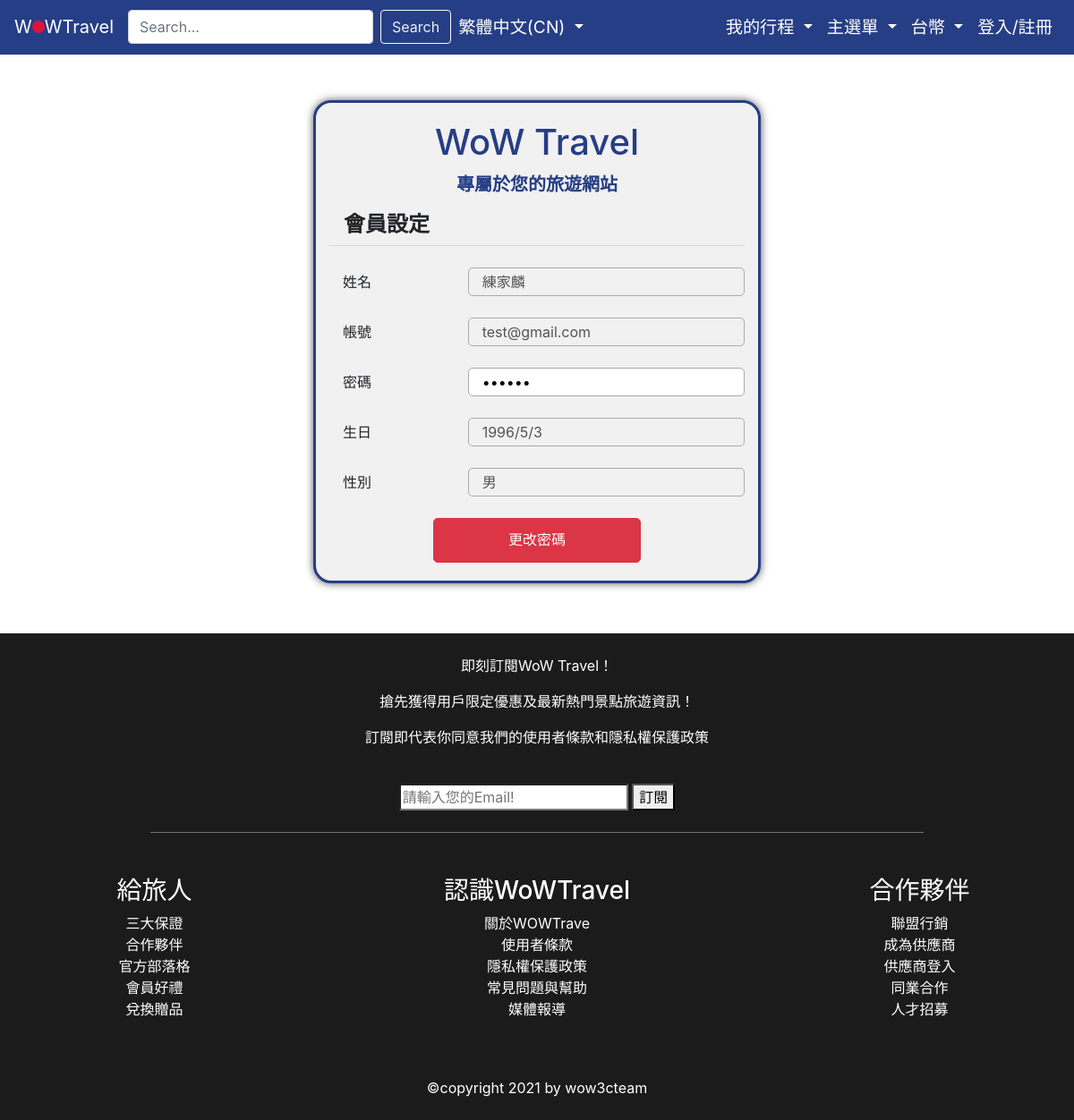
/member (signed in), run on an earlier commit of the app's database.
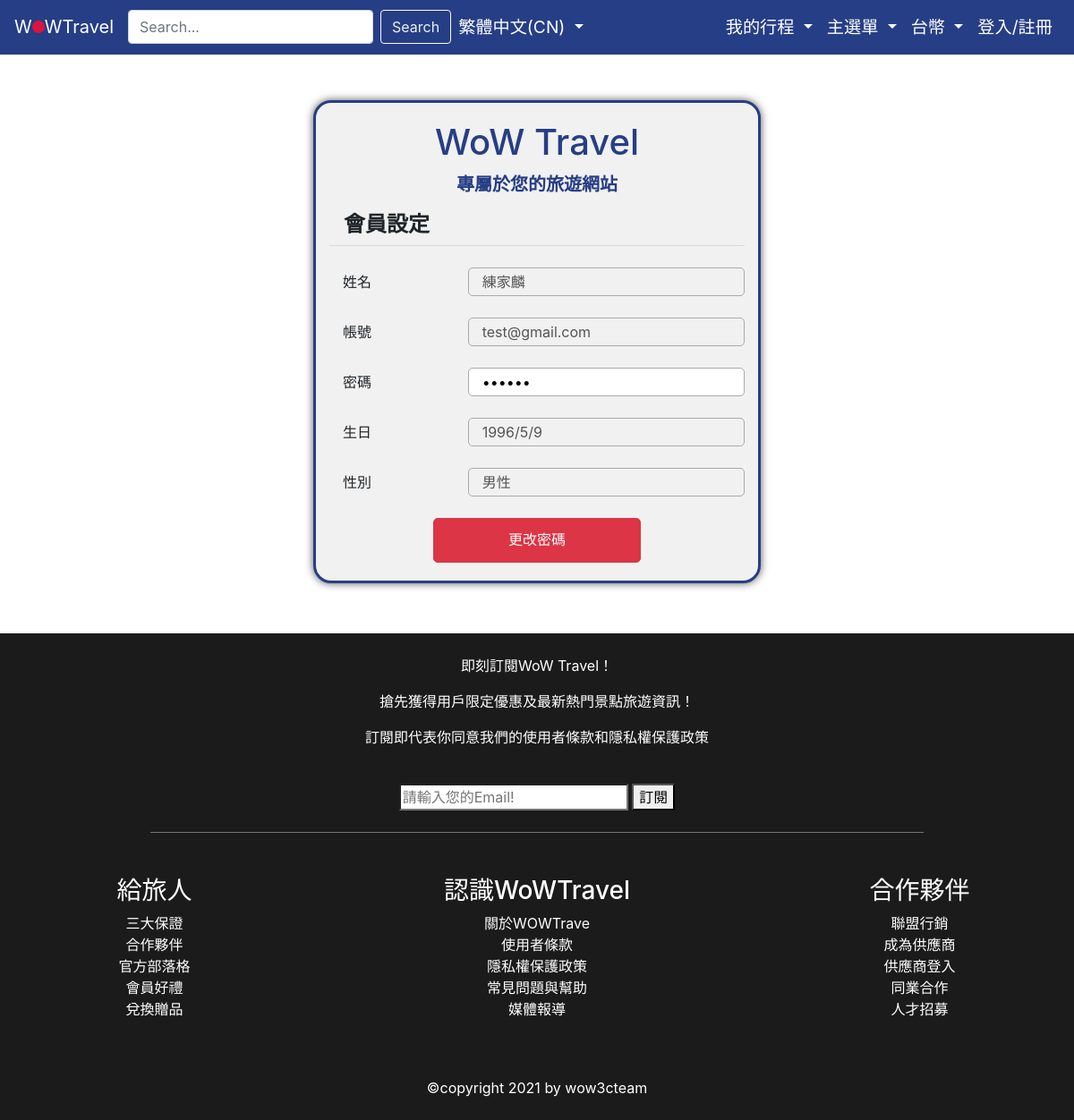
And on a later commit of the database.
### tables this page shows
CREATE TABLE member (
                    id INTEGER PRIMARY KEY AUTOINCREMENT,
                    name TEXT NOT NULL,
                    email TEXT NOT NULL,
                    password TEXT NOT NULL,
                    birthday INTEGER NOT NULL,
                    age INTEGER NOT NULL,
                    gender TEXT NOT NULL
                );

### main.py (the view)
@app.route('/member')
def member():
    if 'LoggedIn' in session:
        email = session['email']
        password = session['password']
        row = DB.get_member_by_login(email, password)
        return render_template('member.html', row=row)
    return redirect(url_for('log_in'))

### db.py (called while the page is built)
    def get_member_by_login(self, email, password):
        cursor = self.con.execute(
            """
            SELECT * FROM member
            WHERE email = ? AND password = ?;
            """, (email, password)
        )
        return cursor.fetchone()

### templates/member.html (shortened to what this page needs)
{% extends "index.html" %} {% block title %} - 會員登入{% endblock %}  {% block script %} {% endblock %} {% block alert %}{% endblock %} {% block content %}
<div class="container rwd d-flex flex-column">
    <div class="welcome-text d-flex flex-column">
        <h1>WoW Travel</h1>
        <p>專屬於您的旅遊網站</p>
    </div>
    <div class="d-flex flex-column">
        <div class="d-flex">
            <h4 class="pl-3 font-weight-bold">會員設定</h4>
        </div>
        <hr class="m-0 w-100" />
    </div>
    <form class="d-flex flex-column" action="{{url_for('update')}}" method="POST">
        <div class="my-4  d-flex">
            <label class="col-4">姓名</label>
            <input class="col-8 input-border" type="text" name="name" value="{{ row[1] }}" disabled>
        </div>
        <div class="mb-4 d-flex">
            <label class="col-4">帳號</label>
            <input class="col-8 input-border" type="email" name="email" value="{{ row[2] }}" disabled>
        </div>
        <div class="mb-4 d-flex">
            <label class="col-4" for="password">密碼</label>
            <input class="col-8 input-border" type="password" name="password" value="{{ row[3] }}" id="password" pattern="^(?=.{6,})(?=.*\d)(?=.*[a-z])(?=.*[A-Z])(?!.*[\W]).*$" title="密碼長度須6碼以上，並至少包含一個大寫、小寫字母和數字，不能使用特殊符號" required>
        </div>
        <div class="mb-4 d-flex">
            <label class="col-4">生日</label>
            <input class="col-8 input-border" value="{{ row[4] }}" id="birthday" disabled>
        </div>
        <div class="mb-4 d-flex">
            <label class="col-4" for="gender">性別</label>
            <input class="col-8 input-border" value="{{ row[6] }}" id="gender" disabled>
        </div>
        <button class="logout w-50 btn btn-danger text-white align-self-center">更改密碼</button>
    </form>
</div>
{% endblock %}

### templates/index.html (shortened to what this page needs)
<!doctype html>
<html lang="en">
<head>
    <link rel="stylesheet" href="https://stackpath.bootstrapcdn.com/bootstrap/4.3.1/css/bootstrap.min.css">
    <link rel="stylesheet" href="https://cdnjs.cloudflare.com/ajax/libs/font-awesome/5.15.3/css/all.min.css" />
    <link rel="stylesheet" href="{{url_for('static', filename='common.css')}}" />
</head>
<body class="container-fluid m-0 p-0">
    <nav class="wow-bg navbar navbar-expand-lg navbar-dark fixed-top">
        <a class="logo-link navbar-brand d-flex justify-content-center" href="{{url_for('index')}}">W<div class="logo">
            <div class='nav_circle'></div>
        </div>WTravel</a>
        <div class=" collapse navbar-collapse " id="navbarSupportedContent">
            <form class="form-inline my-2 my-lg-0">
                <input class="search-text form-control mr-sm-2" type="search" placeholder="Search..." aria-label="Search">
                <button class="search btn btn-outline-success my-2 my-sm-0" type="submit">Search</button>
            </form>
            <ul class="navbar-nav mr-auto navbar-nav-scroll">
                <li class="nav-item dropdown ">
                    <a class="nav-link dropdown-toggle" href="#" id="navbarDropdown" role="button" data-toggle="dropdown" aria-haspopup="true" aria-expanded="false">
                        繁體中文(CN)
                    </a>
                </li>
            </ul>
            <ul class="navbar-nav ml-auto navbar-nav-scroll">
                <li class="nav-item dropdown">
                    <a class="myCart nav-link dropdown-toggle" href="#" id="navbarDropdown" role="button" data-toggle="dropdown" aria-haspopup="true" aria-expanded="false" style="color:white">
                        我的行程
                    </a>
                </li>
                <li class="nav-item dropdown">
                    <a class="nav-link dropdown-toggle" href="#" id="navbarDropdown" role="button" data-toggle="dropdown" aria-haspopup="true" aria-expanded="false">
                        主選單
                    </a>
                </li>
                <li class="nav-item dropdown">
                    <a class="nav-link dropdown-toggle" href="#" id="navbarDropdown" role="button" data-toggle="dropdown" aria-haspopup="true" aria-expanded="false">
                        台幣
                    </a>
                </li>
                <li class="nav-item active">
                    <a class="nav-link" href="{{url_for('log_in')}}">登入/註冊 <span class="sr-only">(current)</span></a>
                </li>
            </ul>
        </div>
    </nav>
    {% block content %}{% endblock %}
    <footer>
        <div class="d-none d-md-flex flex-column align-items-center">
            <div class="info_left my-3 py-2">
                <p>即刻訂閱WoW Travel！</p>
                <p>搶先獲得用戶限定優惠及最新熱門景點旅遊資訊！</p>
                <p>訂閱即代表你同意我們的使用者條款和隱私權保護政策</p>
            </div>
            <div class="mail ">
                <input type="search" id="search" placeholder="請輸入您的Email!" />
                <button type="button">訂閱</button>
            </div>
        </div>
        <div class="line m-0 p-4 w-100 d-none d-md-flex justify-content-center">
            <hr class="m-0 w-75" size="2" noshade="noshade" />
        </div>
        <div class="container">
            <div class="row footer_row ">
                <div class="col-md-3 col-12 my-4">
                    <ul class="footer_link ">
                        <h3>給旅人</h3>
                        <li><a href="">三大保證</a></li>
                        <li><a href="">合作夥伴</a></li>
                        <li><a href="">官方部落格</a></li>
                        <li><a href="">會員好禮</a></li>
                        <li><a href="">兌換贈品</a></li>
                    </ul>
                </div>
                <div class="col-md-6 col-12 my-4">
                    <ul class="footer_link text-center">
                        <h3>認識WoWTravel</h3>
                        <li><a href="">關於WOWTrave</a></li>
                        <li><a href="">使用者條款</a></li>
                        <li><a href="">隱私權保護政策</a></li>
                        <li><a href="">常見問題與幫助</a></li>
                        <li><a href="">媒體報導</a></li>
                    </ul>
                </div>
                <div class="col-md-3 col-12 my-4">
                    <ul class="footer_link">
                        <h3>合作夥伴</h3>
                        <li><a href="">聯盟行銷</a></li>
                        <li><a href="">成為供應商</a></li>
                        <li><a href="">供應商登入</a></li>
                        <li><a href="">同業合作</a></li>
                        <li><a href="">人才招募</a></li>
                    </ul>
                </div>
                <div class="footer_bottom col-md-12 col-12 my-4">
                    &copy;copyright 2021 by wow3cteam
                </div>
            </div>
        </div>
    </footer>
</body>
</html>

### static/common.css (style rules this page uses)
.wow-bg { background-color: rgb(38, 62, 133); }
.nav-item { font-size: 1.2em; }
.nav_circle { width: 14px; height: 14px; border-radius: 50%; background-color: crimson; margin-top: 8px; animation: logo active 3s; }
.btn-outline-success { color: #ecf1ed; border-color: #f8faf9; }
.navbar-dark .navbar-nav .nav-link { color: rgba(255, 255, 255); }
footer { background-color: rgb(27, 27, 27); }
.footer_h3, .footer_row h3, .footer_bottom, .info_left p { color: white; text-align: center; }
.footer_link { padding-left: 0px; }
.footer_link li { list-style: none; text-align: center; }
.footer_link a { text-decoration: none; color: white }

### templates/member.html (style rules this page uses)
.rwd { margin: 14vh auto 7vh; max-width: 500px; min-width: 375px; height: fit-content; background-color: rgb(241, 241, 241); border: rgb(38, 62, 133) solid 3px; border-radius: 20px; box-shadow: 0px 0px 10px #555; }
.welcome-text { margin-top: 20px; text-align: center; color: rgb(38, 62, 133); }
.welcome-text p { font-size: 20px; font-weight: bold; }
.input-border { border: #aaa solid 1px; border-radius: 5px; }
label { margin: 0; line-height: 32px; }
.logout { margin-bottom: 20px; height: 50px; border-radius: 5px; line-height: 35px; }

What changed in the data, as far as the page shows it:
changed member "練家麟": birthday "1996/5/3" → "1996/5/9"; gender "男" → "男性"
